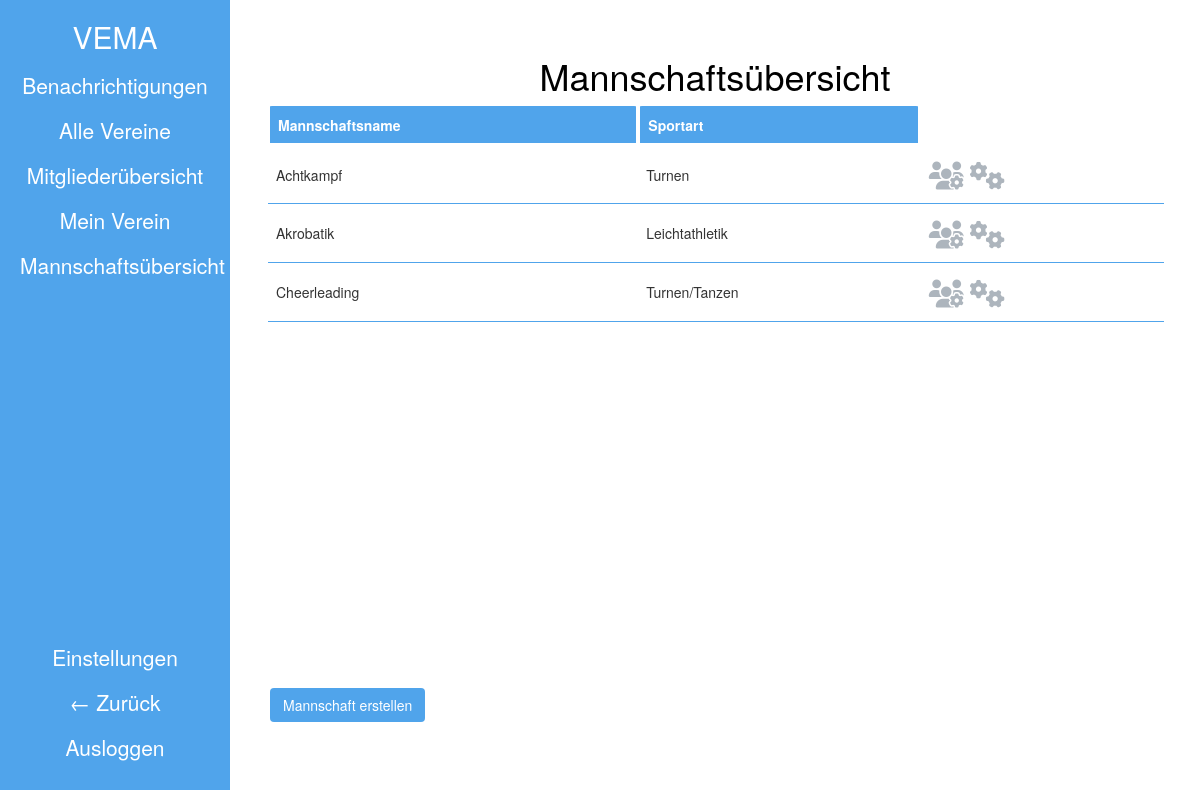
Screenshot of /teams/13/showAllTeams/ (signed in) with the database file from the repository.
### manageyourclub/teams/models.py (models this page shows)
class TeamModel(models.Model):
    teamName = models.CharField(max_length=30)
    clubId = models.ForeignKey(to=ClubModel, on_delete=models.CASCADE)
    sportId = models.ForeignKey(to=SportModel, on_delete=models.CASCADE)
    members = models.ManyToManyField(Membership, related_name="teams")

class SportModel(models.Model):
    sportName = models.CharField(max_length=20)

### manageyourclub/teams/views.py (the view)
# urls.py: path('<int:club>/showAllTeams/', showAllTeams, name='showAllTeams'),
def showAllTeams(request, club):
    if not request.user.is_authenticated:
        return redirect('login')
    club = ClubModel.objects.get(pk=club)
    teams = TeamModel.objects.filter(clubId=club)
    context = {
        'teams': teams,
        'club': club,
    }
    return render(request, 'showAllTeams.html', context)

### manageyourclub/teams/templates/showAllTeams.html
{% extends 'table.html' %}
{% block headline %}Mannschaftsübersicht{% endblock headline %}
{% block tablehead %}
    <th>Mannschaftsname</th>
    <th>Sportart</th>
{% endblock tablehead %}
{% block tablerows %}
    {% for team in teams %}
        <tr>
            <td id="teamname_{{ forloop.counter }}">{{ team.teamName }}</td>
            <td id="teamsport_{{ forloop.counter }}">{{ team.sportId.sportName }}</td>
            <td>
                <a href="{% url 'addTeamMember' club=club.id team=team.id %}" id="add_team_member_link_{{ forloop.counter }}">
                    <Button
                        type="button"
                        name="clubId"
                        class="btn btn-default icon-button"
                        data-toggle="tooltip"
                        title="Mitiglieder von {{ team.teamName }} verwalten"
                        id="add_team_member_button_{{ forloop.counter }}"
                    >
                        <i class="fas fa-users-cog"></i>
                    </Button>
                </a>
                <a href="{% url 'showTeam' club=club.id team=team.id %}" id="team_anzeigen_link_{{ forloop.counter }}">
                    <Button
                        type="button"
                        name="clubId"
                        class="btn btn-default icon-button"
                        data-toggle="tooltip"
                        title="{{ team.teamName }} Anzeigen/ Bearbeiten"
                        id="team_anzeigen_button_{{ forloop.counter }}"
                    >
                        <i class="fas fa-cogs"></i>
                    </Button>
                </a>
            </td>
        </tr>
    {% endfor %}
{% endblock tablerows %}
{% block underTable %}
    <p>
        <a href="{% url 'addTeam' club=club.id%}" id="team_anlegen_link">
            <button type="button" class="btn btn-default" style="margin-left: 4px; border-color: transparent; background-color: var(--vema-blue); color:var(--bg-color);" id="team_anlegen_button">
                Mannschaft erstellen
            </button>
        </a>
    </p>
{% endblock underTable %}

### manageyourclub/static/css/base.css (style rules this page uses)
:root { --vema-blue: #50A4Eb; --grey: #ADB5BD; --bg-color: white; }
.icon-button, .icon-button:hover { font-size: 28px; background-color: var(--bg-color); border-color: transparent; color: var(--grey); padding:0; }

### manageyourclub/static/css/tables.css (style rules this page uses)
th { background-color: var(--vema-blue); color: white; border: 4px solid; border-radius: 4px; border-spacing: 4px; }
.table th, .table td { vertical-align: middle; }
td { border-bottom: 1px solid var(--vema-blue); }

### rows the page displays
TeamModel: teamName "Achtkampf", sportId.sportName "Turnen"
TeamModel: teamName "Akrobatik", sportId.sportName "Leichtathletik"
TeamModel: teamName "Cheerleading", sportId.sportName "Turnen/Tanzen"
